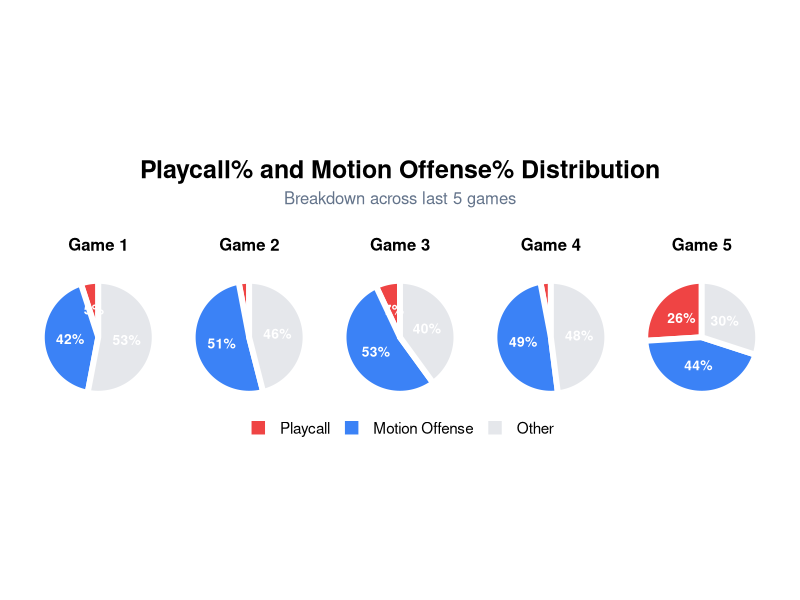

Write R code to recreate this figure.
library(tidyverse)

# Create data for the last 5 games
data <- tibble(
  Game = rep(1:5, each = 2),
  Category = rep(c("Playcall", "Motion Offense"), 5),
  Percentage = c(5, 42, 3, 51, 7, 53, 3, 49, 26, 44)
) %>%
  group_by(Game) %>%
  mutate(
    Other = 100 - sum(Percentage),
    Game_Label = paste("Game", Game)
  ) %>%
  ungroup()

# Add "Other" category to each game
data_complete <- data %>%
  select(Game, Category, Percentage, Game_Label) %>%
  bind_rows(
    data %>%
      select(Game, Other, Game_Label) %>%
      distinct() %>%
      mutate(Category = "Other") %>%
      rename(Percentage = Other)
  ) %>%
  mutate(
    Category = factor(Category, levels = c("Playcall", "Motion Offense", "Other"))
  )

# Create pie charts
ggplot(data_complete, aes(x = "", y = Percentage, fill = Category)) +
  geom_bar(stat = "identity", width = 1, color = "white", size = 2) +
  coord_polar("y", start = 0) +
  facet_wrap(~ Game_Label, nrow = 1) +
  scale_fill_manual(
    values = c("Playcall" = "#EF4444", 
               "Motion Offense" = "#3B82F6", 
               "Other" = "#E5E7EB")
  ) +
  geom_text(
    aes(label = ifelse(Percentage > 3, paste0(Percentage, "%"), "")),
    position = position_stack(vjust = 0.5),
    color = "white",
    fontface = "bold",
    size = 3.5
  ) +
  labs(
    title = "Playcall% and Motion Offense% Distribution",
    subtitle = "Breakdown across last 5 games",
    fill = NULL
  ) +
  theme_void(base_size = 14) +
  theme(
    plot.title = element_text(face = "bold", size = 18, hjust = 0.5, margin = margin(b = 5)),
    plot.subtitle = element_text(color = "#64748B", size = 12, hjust = 0.5, margin = margin(b = 20)),
    legend.position = "bottom",
    legend.text = element_text(size = 11),
    strip.text = element_text(face = "bold", size = 12, margin = margin(b = 10)),
    plot.background = element_rect(fill = "white", color = NA),
    plot.margin = margin(20, 20, 20, 20)
  )